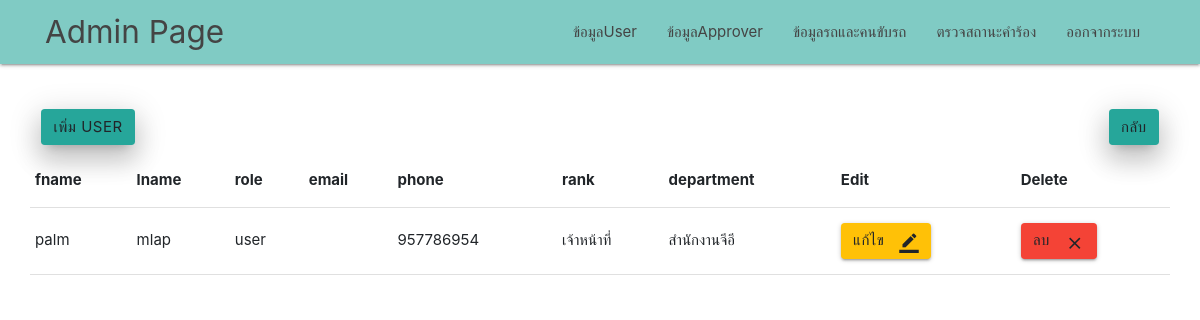
The page /admin_renovate/show_user.php (signed in) on the database as committed earlier.
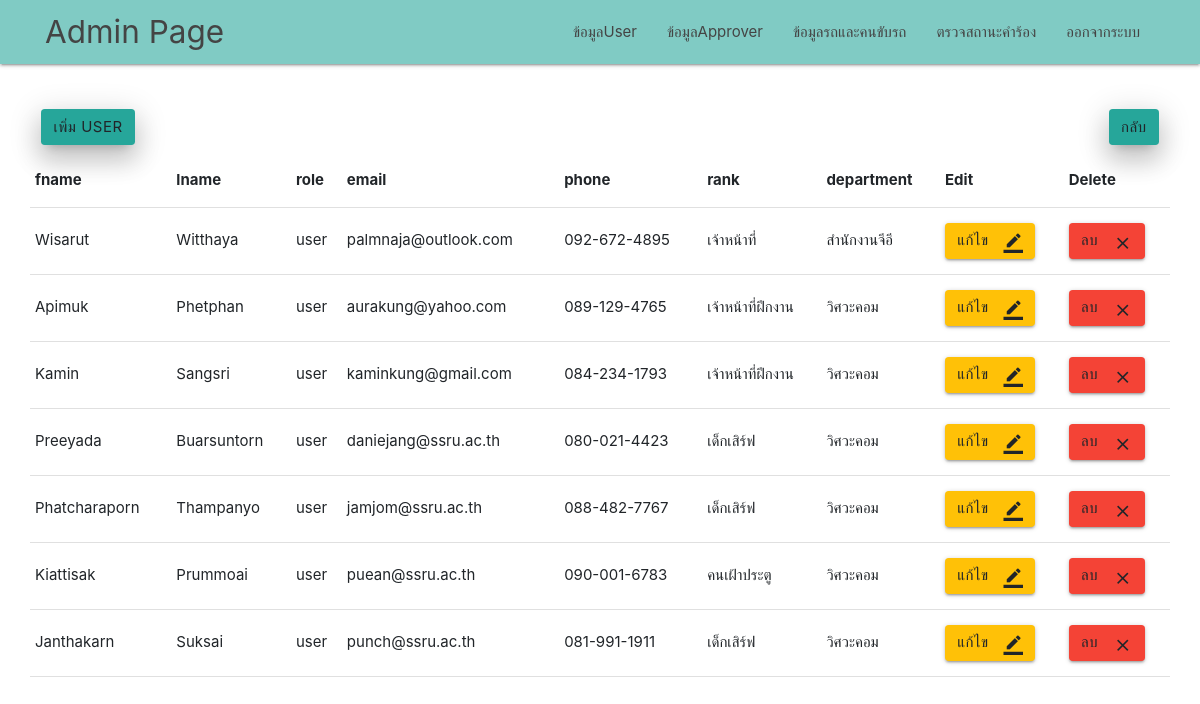
The same page on the database as committed later.
### tables this page shows
CREATE TABLE `user` (
  `id` varchar(255) NOT NULL,
  `password` text NOT NULL,
  `fname` text NOT NULL,
  `lname` text NOT NULL,
  `role` text NOT NULL,
  `email` text NOT NULL,
  `phone` text NOT NULL,
  `rank` text NOT NULL,
  `department` text NOT NULL
);

### admin_renovate/show_user.php (the view, shortened to what this page needs)
<?php
require './../server.php';
$sql = "SELECT * FROM user WHERE user.role = 'user'";
$result = mysqli_query($connect, $sql);
?>
<!DOCTYPE html>
<html lang="en">
<head>
    <link href="../css/materialize.css" type="text/css" rel="stylesheet" media="screen,projection" />
    <link href="../css/style.css" type="text/css" rel="stylesheet" media="screen,projection" />
    <link rel="stylesheet" href="https://stackpath.bootstrapcdn.com/bootstrap/4.3.1/css/bootstrap.min.css">
</head>
<body>
    <nav class="teal lighten-3" role="navigation">
        <div class="nav-wrapper container">
            <a id="logo-container" href="admin_page.php" class="brand-logo">Admin Page</a>
            <ul class="right hide-on-med-and-down">
                <li><a href="show_user.php">ข้อมูลUser</a></li>
                <li><a href="show_approver.php">ข้อมูลApprover</a></li>
                <li><a href="show_driver_car.php">ข้อมูลรถและคนขับรถ</a></li>
                <li><a href="#">ตรวจสถานะคำร้อง</a></li>
                <li><a href="../login.php">ออกจากระบบ</a></li>
            </ul>
        </div>
    </nav>
    <div class="container">
        <div class="row">
            <div class="col 6">
                <br><br>
                <div style="text-align:left">
                    <a href="admin_add_user.php" class="btn waves-effect waves-light teal lighten-1 z-depth-4">เพิ่ม user</a>
                </div>
            </div>
            <div class="col 6">
                <br><br>
                <div style="text-align:right">
                    <a href="admin_page.php" class="btn waves-effect waves-light teal lighten-1 z-depth-4">กลับ</a>
                </div>
            </div>
            <br><br><br><br>
            <table class="responsive-table">
                <thead>
                    <tr>
                        <th>fname</th>
                        <th>lname</th>
                        <th>role</th>
                        <th>email</th>
                        <th>phone</th>
                        <th>rank</th>
                        <th>department</th>
                        <th>Edit</th>
                        <th>Delete</th>
                    </tr>
                </thead>
                <tbody>
                    <?php while ($row = mysqli_fetch_array($result)) {  ?>
                        <tr>
                            <td><?php echo $row['fname'] ?></td>
                            <td><?php echo $row['lname'] ?></td>
                            <td><?php echo $row['role'] ?></td>
                            <td><?php echo $row['email'] ?></td>
                            <td><?php echo $row['phone'] ?></td>
                            <td><?php echo $row['rank'] ?></td>
                            <td><?php echo $row['department'] ?></td>
                            <td>
                                <a>
                                    <button type="submit" form="ee" class="btn amber darken-4-effect amber darken-4-light">แก้ไข
                                        <i class="material-icons right">border_color</i>
                                    </button>
                                </a>
                            </td>
                            <td>
                                <a>
                                    <button id="lob" type="submit" form="ee" class="btn red accent-4-effect red accent-4-light">ลบ
                                        <i class="material-icons right">close</i>
                                    </button>
                                </a>
                            </td>
                        </tr>
                    <?php } ?>
                </tbody>
            </table>
        </div>
    </div>
</body>
</html>

### css/style.css (style rules this page uses)
nav ul a, nav .brand-logo { color: #444; }

Rows that differ between the two databases and show on the page:
changed user "เจ้าหน้าที่": fname "palm" → "Wisarut"; lname "mlap" → "Witthaya"; email (not shown) → "palmnaja@outlook.com"; phone "957786954" → "092-672-4895"
added user: fname "Apimuk", lname "Phetphan", role "user", email "aurakung@yahoo.com", phone "089-129-4765", rank "เจ้าหน้าที่ฝึกงาน", department "วิศวะคอม"
added user: fname "Kamin", lname "Sangsri", role "user", email "kaminkung@gmail.com", phone "084-234-1793", rank "เจ้าหน้าที่ฝึกงาน", department "วิศวะคอม"
added user: fname "Preeyada", lname "Buarsuntorn", role "user", email "daniejang@ssru.ac.th", phone "080-021-4423", rank "เด็กเสิร์ฟ", department "วิศวะคอม"
added user: fname "Phatcharaporn", lname "Thampanyo", role "user", email "jamjom@ssru.ac.th", phone "088-482-7767", rank "เด็กเสิร์ฟ", department "วิศวะคอม"
added user: fname "Kiattisak", lname "Prummoai", role "user", email "puean@ssru.ac.th", phone "090-001-6783", rank "คนเฝ้าประตู", department "วิศวะคอม"
added user: fname "Janthakarn", lname "Suksai", role "user", email "punch@ssru.ac.th", phone "081-991-1911", rank "เด็กเสิร์ฟ", department "วิศวะคอม"
